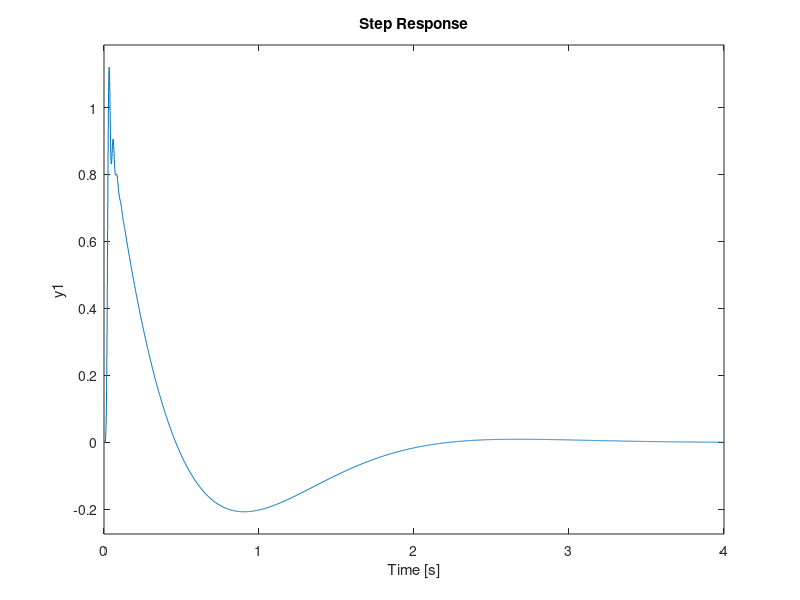

Here is the MATLAB script that generated this plot:
F_s = 1000.0;
T_s = 1.0 / F_s;
fprintf('Sampling time: %f\n', T_s);
%
% design a 2. order high pass filter with fc = 0.4
% B = numerator coefficients
% A = denominator coefficients 
% ------------------------------------------------
fnyq = F_s/2; 
[B,A] = butter(2, 0.4/fnyq, "high"); 

% ----------------------------------------------
H_h = tf(B, A, T_s);
fprintf('High pass filter coeffcients:\n');
for k=1:3
    fprintf('    IIR_Filt.num[%d] = %.15g;\n', k-1, B(k));
end
fprintf('\n');
for k=1:3
    fprintf('    IIR_Filt.den[%d] = %.15g;\n', k-1, A(k));
end
fprintf('\n');
Ghp = tf(B, A, T_s);
bode(Ghp); grid
fprintf('Press return to continue with low pass filter... '); pause
fprintf('\n');

%
% design a 8. order low pass filter with fc = 40
% B = numerator coefficients
% A = denominator coefficients 
% ----------------------------------------------
[B, A] = butter(8, 40/fnyq, "low"); 
% ----------------------------------------------
H_l = tf(B, A, T_s);
fprintf('Low pass filter coeffcients:\n');
for k=1:9
    fprintf('    IIR_Filt.num[%d] = %.15g;\n', k-1, B(k));
end
fprintf('\n');
for k=1:9
    fprintf('    IIR_Filt.den[%d] = %.15g;\n', k-1, A(k));
end
fprintf('\n');
Glp = tf(B, A, T_s);
bode(Glp); grid

fprintf('Press return to display step response... '); pause
fprintf('\n');
step(H_h*H_l); grid
disp('That`s all, folks.')
